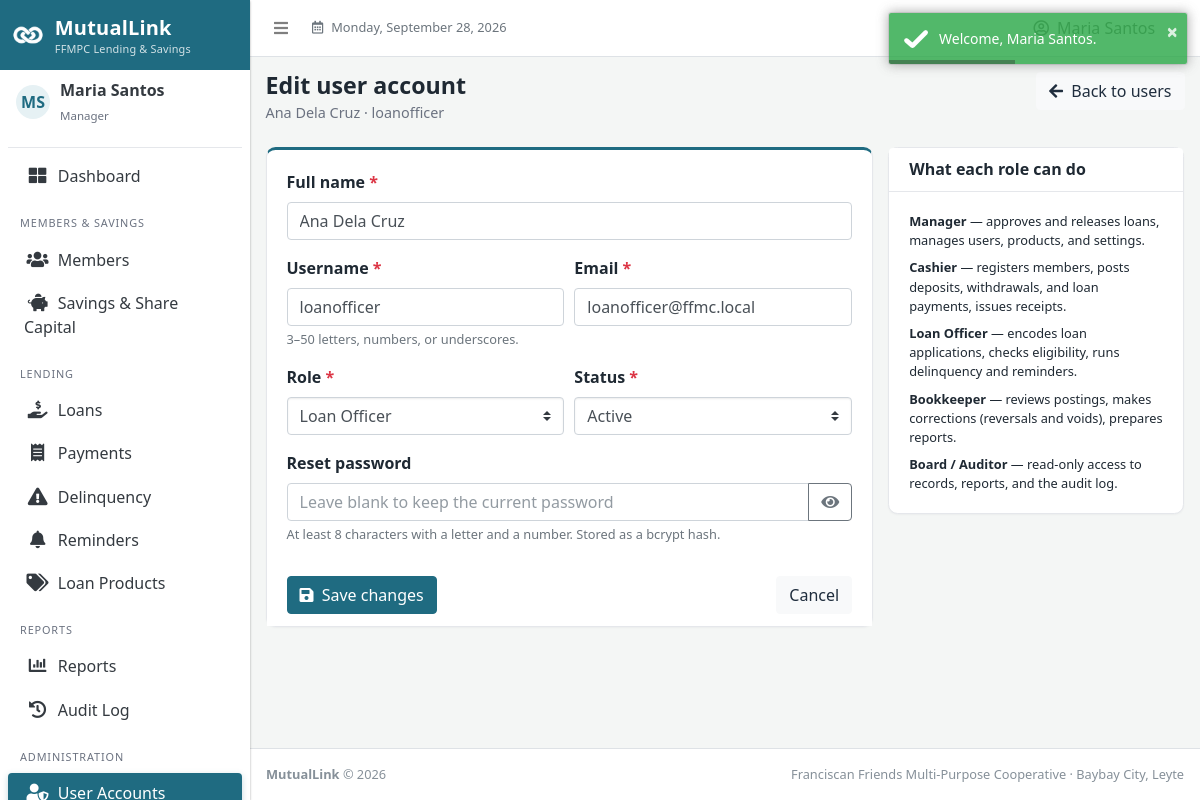
Before: /dashboard.php?page=user_form&id=3 (signed in) with the older database file.
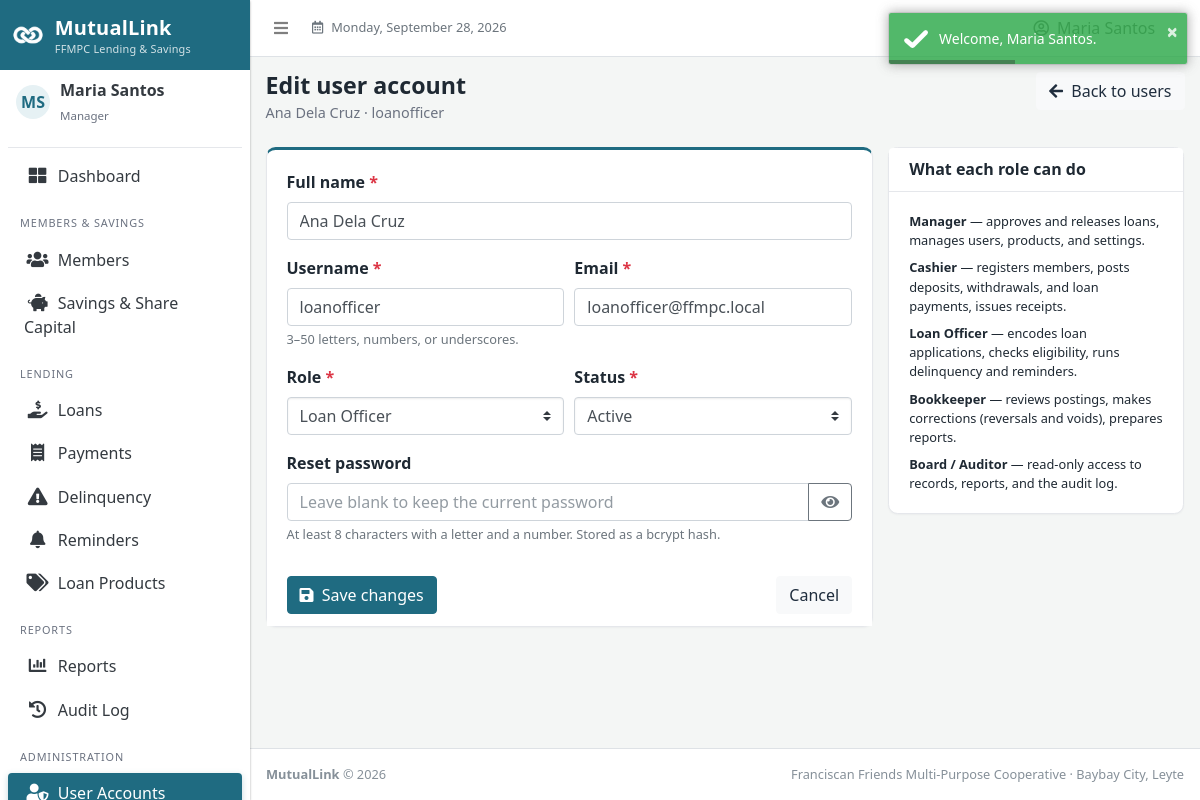
After: the same page with the newer database file.
### tables this page shows
CREATE TABLE users (
  user_id        INT UNSIGNED NOT NULL AUTO_INCREMENT,
  username       VARCHAR(50)  NOT NULL,
  email          VARCHAR(150) NOT NULL,
  password_hash  VARCHAR(255) NOT NULL,
  full_name      VARCHAR(150) NOT NULL,
  role           ENUM('manager','cashier','loan_officer','bookkeeper','auditor') NOT NULL,
  status         ENUM('active','inactive') NOT NULL DEFAULT 'active',
  last_login     DATETIME NULL,
  created_by     INT UNSIGNED NULL,
  created_at     DATETIME NOT NULL DEFAULT CURRENT_TIMESTAMP,
  updated_by     INT UNSIGNED NULL,
  updated_at     DATETIME NULL ON UPDATE CURRENT_TIMESTAMP,
  PRIMARY KEY (user_id),
  UNIQUE KEY uq_users_username (username),
  UNIQUE KEY uq_users_email (email),
  KEY idx_users_created_by (created_by),
  KEY idx_users_updated_by (updated_by),
  CONSTRAINT fk_users_created_by FOREIGN KEY (created_by) REFERENCES users (user_id),
  CONSTRAINT fk_users_updated_by FOREIGN KEY (updated_by) REFERENCES users (user_id)
);

### config/db.php (called while the page is built, shortened)
<?php
function db(): PDO
{
    static $pdo = null;
    if ($pdo instanceof PDO) {
        return $pdo;
    }
    $dsn = 'mysql:host=' . DB_HOST . ';port=' . DB_PORT . ';dbname=' . DB_NAME . ';charset=utf8mb4';
    $options = [
        PDO::ATTR_ERRMODE            => PDO::ERRMODE_EXCEPTION,
        PDO::ATTR_DEFAULT_FETCH_MODE => PDO::FETCH_ASSOC,
        PDO::ATTR_EMULATE_PREPARES   => false,
    ];
    try {
        $pdo = new PDO($dsn, DB_USER, DB_PASS, $options);
    } catch (PDOException $e) {
        error_log('MutualLink DB connection failed: ' . $e->getMessage());
        http_response_code(500);
        exit('The system cannot reach the database right now. Please contact the administrator.');
    }
    return $pdo;
}

### config/helpers.php (called while the page is built, shortened)
<?php
function e(mixed $value): string
{
    return htmlspecialchars((string) ($value ?? ''), ENT_QUOTES, 'UTF-8');
}
function old(string $key, mixed $default = ''): string
{
    return $_SERVER['REQUEST_METHOD'] === 'POST' && isset($_POST[$key]) && is_string($_POST[$key])
        ? $_POST[$key]
        : (string) ($default ?? '');
}
function get_id(string $key = 'id'): int
{
    $v = filter_var($_GET[$key] ?? '', FILTER_VALIDATE_INT, ['options' => ['min_range' => 1]]);
    return $v === false ? 0 : $v;
}

### config/rbac.php (called while the page is built, shortened)
<?php
function current_user_id(): int
{
    return (int) ($_SESSION['user_id'] ?? 0);
}

### dashboard.php (the view, shortened to what the changed rows need)
<?php
$page = $_GET['page'] ?? 'home';
$title = 'MutualLink';
$subtitle = '';
$layout = 'app';
try {
    if ($page === '404') {
        http_response_code(404);
        require __DIR__ . '/views/404.php';
    } else {
        require __DIR__ . '/views/' . $page . '.php';
    }
} catch (ForbiddenException) {
    ob_clean();
    http_response_code(403);
    $title = 'Access denied';
    $subtitle = $headerActions = '';
    $layout = 'app';
    require __DIR__ . '/views/403.php';
}
$content = ob_get_clean();
?>
<!DOCTYPE html>
<html lang="en">
<?php require __DIR__ . '/include/head.php'; ?>
<?php if ($layout === 'print'): ?>
<body class="bg-light">
  <?= $content ?>
  <?php require __DIR__ . '/include/scripts.php'; ?>
</body>
<?php else: ?>
<body class="hold-transition sidebar-mini layout-fixed layout-navbar-fixed">
<div class="wrapper">
  <div class="content-wrapper">
    <div class="content-header">
      <div class="container-fluid">
        <div class="d-flex flex-wrap justify-content-between align-items-start">
          <div class="mb-2">
            <h1 class="m-0"><?= e($title) ?></h1>
            <?php if ($subtitle !== ''): ?><div class="page-sub"><?= e($subtitle) ?></div><?php endif; ?>
          </div>
        </div>
      </div>
    </div>
    <section class="content">
      <div class="container-fluid pb-4">
        <?= $content ?>
      </div>
    </section>
  </div>
</div>
</body>
<?php endif; ?>
</html>

### views/user_form.php (shortened to what the changed rows need)
<?php
$id = get_id();
$isEdit = $id > 0;
$user = ['username' => '', 'email' => '', 'full_name' => '', 'role' => 'cashier', 'status' => 'active'];
if ($isEdit) {
    $stmt = db()->prepare('SELECT user_id, username, email, full_name, role, status FROM users WHERE user_id = :id');
    $stmt->execute([':id' => $id]);
    $user = $stmt->fetch();
}
$isSelf = $isEdit && $id === current_user_id();
$title = $isEdit ? 'Edit user account' : 'Add user account';
$subtitle = $isEdit ? $user['full_name'] . ' · ' . $user['username'] : 'Create a sign-in account for a cooperative staff member.';
?>
<div class="row">
  <div class="col-lg-8">
    <div class="card card-primary card-outline">
      <form method="post" action="" class="ml-form" novalidate>
        <div class="card-body">
          <div class="form-group">
            <label for="full_name">Full name <span class="text-danger">*</span></label>
            <input type="text" class="form-control" id="full_name" name="full_name" required maxlength="150" value="<?= e(old('full_name', $user['full_name'])) ?>">
          </div>
          <div class="form-row">
            <div class="form-group col-md-6">
              <label for="username">Username <span class="text-danger">*</span></label>
              <input type="text" class="form-control" id="username" name="username" required maxlength="50" pattern="[A-Za-z0-9_]{3,50}"
                     autocomplete="off" value="<?= e(old('username', $user['username'])) ?>"
                     data-check="username" data-exclude-id="<?= $id ?>" data-check-message="Username is already taken.">
              <small class="form-text text-muted">3–50 letters, numbers, or underscores.</small>
            </div>
            <div class="form-group col-md-6">
              <label for="email">Email <span class="text-danger">*</span></label>
              <input type="email" class="form-control" id="email" name="email" required maxlength="150" autocomplete="off"
                     value="<?= e(old('email', $user['email'])) ?>"
                     data-check="email" data-exclude-id="<?= $id ?>" data-check-message="Email is already registered.">
            </div>
          </div>
          <div class="form-row">
            <div class="form-group col-md-6">
              <label for="role">Role <span class="text-danger">*</span></label>
              <select class="custom-select" id="role" name="role" <?= $isSelf ? 'disabled' : '' ?>>
                <?php foreach (ROLES as $key => $text): ?>
                  <option value="<?= e($key) ?>" <?= old('role', $user['role']) === $key ? 'selected' : '' ?>><?= e($text) ?></option>
                <?php endforeach; ?>
              </select>
            </div>
            <div class="form-group col-md-6">
              <label for="status">Status <span class="text-danger">*</span></label>
              <select class="custom-select" id="status" name="status" <?= $isSelf ? 'disabled' : '' ?>>
                <option value="active" <?= old('status', $user['status']) === 'active' ? 'selected' : '' ?>>Active</option>
              </select>
            </div>
          </div>
          <div class="form-group mb-0">
            <label for="password"><?= $isEdit ? 'Reset password' : 'Password <span class="text-danger">*</span>' ?></label>
            <div class="input-group">
              <input type="password" class="form-control" id="password" name="password" minlength="8" maxlength="72" autocomplete="new-password"
                     <?= $isEdit ? 'placeholder="Leave blank to keep the current password"' : 'required' ?>>
              <div class="input-group-append">
                <button type="button" class="btn btn-outline-secondary" data-toggle-password="#password" aria-label="Show password"><i class="fas fa-eye"></i></button>
              </div>
            </div>
            <small class="form-text text-muted">At least 8 characters with a letter and a number. Stored as a bcrypt hash.</small>
          </div>
        </div>
        <div class="card-footer bg-white d-flex">
          <button type="submit" class="btn btn-primary"><i class="fas fa-save mr-1"></i> <?= $isEdit ? 'Save changes' : 'Create account' ?></button>
          <a href="dashboard.php?page=users" class="btn btn-light ml-auto">Cancel</a>
        </div>
      </form>
    </div>
  </div>
  <div class="col-lg-4">
    <div class="card">
      <div class="card-header"><h3 class="card-title">What each role can do</h3></div>
      <div class="card-body small">
        <p class="mb-2"><strong>Manager</strong> — approves and releases loans, manages users, products, and settings.</p>
        <p class="mb-2"><strong>Cashier</strong> — registers members, posts deposits, withdrawals, and loan payments, issues receipts.</p>
        <p class="mb-2"><strong>Loan Officer</strong> — encodes loan applications, checks eligibility, runs delinquency and reminders.</p>
        <p class="mb-2"><strong>Bookkeeper</strong> — reviews postings, makes corrections (reversals and voids), prepares reports.</p>
        <p class="mb-0"><strong>Board / Auditor</strong> — read-only access to records, reports, and the audit log.</p>
      </div>
    </div>
  </div>
</div>

Changed rows visible on the page:
changed users "Ana Dela Cruz · loanofficer": email "loanofficer@ffmc.local" → "loanofficer@ffmpc.local"
